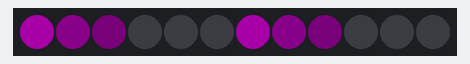
This program was run on a simulated BBC micro:bit running MicroPython. Parts: 12 RGB LEDs in strip order, left to right. Dim RGB values are drawn brighter than linear.

Above: at 0.05 s.
At 0.75 s:
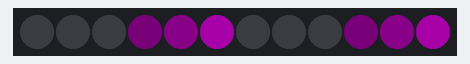
At 1.16 s:
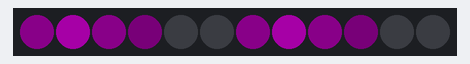
At 1.56 s:
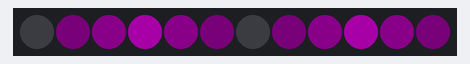

The program:

Scanner.py
```python
from microbit import *
import neopixel
from random import randint

numpixels = 12
np = neopixel.NeoPixel(pin13, numpixels)
bright = 40

def setPixel(id, val):
    if (id>=0 and id<=5):
        np[id] = (val, 0, val)
        np[id+6] = (val, 0, val)

while True:
    for i in range (0, 6):
        setPixel(i-3, 0)
        setPixel(i-2, 2)
        setPixel(i-1, 10)
        setPixel(i, 40)
        setPixel(i+1, 10)
        setPixel(i+2, 2)
        setPixel(i+3, 0)
        np.show()
        sleep(100)
    for i in range (6, 0, -1):
        setPixel(i-3, 0)
        setPixel(i-2, 2)
        setPixel(i-1, 10)
        setPixel(i, 40)
        setPixel(i+1, 10)
        setPixel(i+2, 2)
        setPixel(i+3, 0)
        np.show()
        sleep(100)
```

Measured:
- by itself, everything shown: repeats every 1.2 s, in 12 steps
